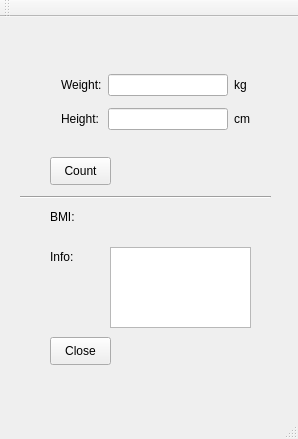
<?xml version="1.0" encoding="UTF-8"?>
<ui version="4.0">
 <class>MainWindow</class>
 <widget class="QMainWindow" name="MainWindow">
  <property name="geometry">
   <rect>
    <x>0</x>
    <y>0</y>
    <width>298</width>
    <height>439</height>
   </rect>
  </property>
  <property name="windowTitle">
   <string>MainWindow</string>
  </property>
  <widget class="QWidget" name="centralWidget">
   <widget class="Line" name="line">
    <property name="geometry">
     <rect>
      <x>20</x>
      <y>170</y>
      <width>251</width>
      <height>20</height>
     </rect>
    </property>
    <property name="orientation">
     <enum>Qt::Horizontal</enum>
    </property>
   </widget>
   <widget class="QLabel" name="label">
    <property name="geometry">
     <rect>
      <x>50</x>
      <y>190</y>
      <width>31</width>
      <height>20</height>
     </rect>
    </property>
    <property name="text">
     <string>BMI:</string>
    </property>
   </widget>
   <widget class="QLabel" name="label_2">
    <property name="geometry">
     <rect>
      <x>50</x>
      <y>230</y>
      <width>31</width>
      <height>20</height>
     </rect>
    </property>
    <property name="text">
     <string>Info:</string>
    </property>
   </widget>
   <widget class="QTextBrowser" name="infoTextBrowser">
    <property name="geometry">
     <rect>
      <x>110</x>
      <y>230</y>
      <width>141</width>
      <height>81</height>
     </rect>
    </property>
   </widget>
   <widget class="QLabel" name="resultLabel">
    <property name="geometry">
     <rect>
      <x>110</x>
      <y>190</y>
      <width>63</width>
      <height>20</height>
     </rect>
    </property>
    <property name="text">
     <string/>
    </property>
   </widget>
   <widget class="QPushButton" name="countButton">
    <property name="geometry">
     <rect>
      <x>50</x>
      <y>140</y>
      <width>61</width>
      <height>28</height>
     </rect>
    </property>
    <property name="text">
     <string>Count</string>
    </property>
   </widget>
   <widget class="QPushButton" name="closeButton">
    <property name="geometry">
     <rect>
      <x>50</x>
      <y>320</y>
      <width>61</width>
      <height>28</height>
     </rect>
    </property>
    <property name="text">
     <string>Close</string>
    </property>
   </widget>
   <widget class="QWidget" name="">
    <property name="geometry">
     <rect>
      <x>50</x>
      <y>40</y>
      <width>211</width>
      <height>90</height>
     </rect>
    </property>
    <layout class="QGridLayout" name="gridLayout">
     <item row="0" column="2">
      <widget class="QLabel" name="label_6">
       <property name="text">
        <string>kg</string>
       </property>
      </widget>
     </item>
     <item row="1" column="1">
      <widget class="QLineEdit" name="heightLineEdit"/>
     </item>
     <item row="0" column="1">
      <widget class="QLineEdit" name="weightLineEdit"/>
     </item>
     <item row="1" column="2">
      <widget class="QLabel" name="label_7">
       <property name="text">
        <string>cm</string>
       </property>
      </widget>
     </item>
     <item row="1" column="0">
      <widget class="QLabel" name="label_5">
       <property name="text">
        <string>Height:</string>
       </property>
      </widget>
     </item>
     <item row="0" column="0">
      <widget class="QLabel" name="label_4">
       <property name="text">
        <string>Weight:</string>
       </property>
      </widget>
     </item>
    </layout>
   </widget>
  </widget>
  <widget class="QMenuBar" name="menuBar">
   <property name="geometry">
    <rect>
     <x>0</x>
     <y>0</y>
     <width>298</width>
     <height>25</height>
    </rect>
   </property>
  </widget>
  <widget class="QToolBar" name="mainToolBar">
   <attribute name="toolBarArea">
    <enum>TopToolBarArea</enum>
   </attribute>
   <attribute name="toolBarBreak">
    <bool>false</bool>
   </attribute>
  </widget>
  <widget class="QStatusBar" name="statusBar"/>
 </widget>
 <layoutdefault spacing="6" margin="11"/>
 <resources/>
 <connections>
  <connection>
   <sender>closeButton</sender>
   <signal>clicked()</signal>
   <receiver>MainWindow</receiver>
   <slot>close()</slot>
   <hints>
    <hint type="sourcelabel">
     <x>50</x>
     <y>255</y>
    </hint>
    <hint type="destinationlabel">
     <x>199</x>
     <y>149</y>
    </hint>
   </hints>
  </connection>
 </connections>
</ui>
